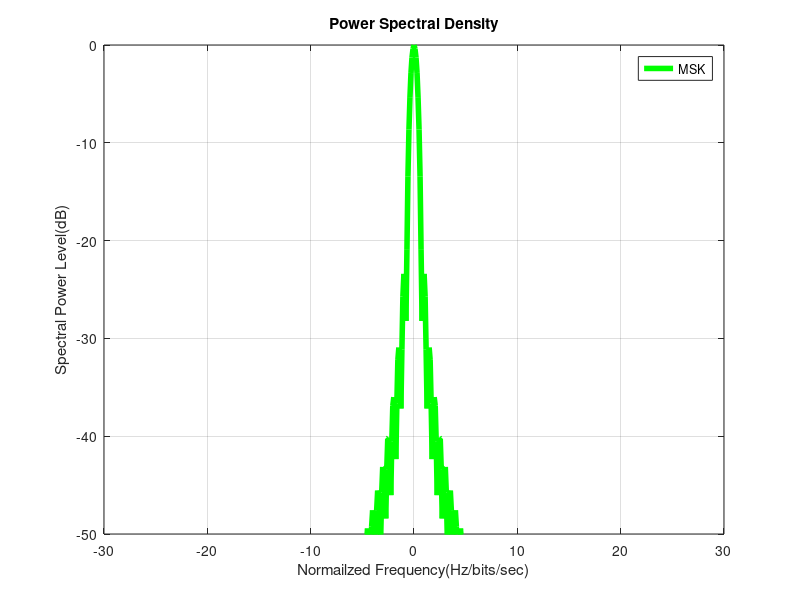

Source code (MATLAB):
clear all
close all

Ns=100;
no_of_bits=2^15;
window_size=2^10;

% MSK MODULATION
bits_in=round(rand(1,no_of_bits));
differential_bits=abs(diff([0, bits_in]));
bipolar_symbols=differential_bits*2-1;
symbols_oversampled=(ones(Ns,1))*bipolar_symbols;
symbols_oversampled=(1/Ns)*(symbols_oversampled(:))';
cumulative_phase=(pi/2)*cumsum(symbols_oversampled);
tx_signal1=exp(1i*cumulative_phase);

% MSK PSD
Rb=1/Ns;
[spectra,freq] = pwelch(tx_signal1,window_size);
spectra=[flipud(spectra);spectra];
freq=[-flipud(freq);freq];
plot(freq/Rb, 10*log10(spectra/max(spectra)),'g','linewidth',4);

axis([-30 30 -50 0])
legend('MSK')
xlabel('Normailzed Frequency(Hz/bits/sec)')
ylabel('Spectral Power Level(dB)')
title('Power Spectral Density')
grid on